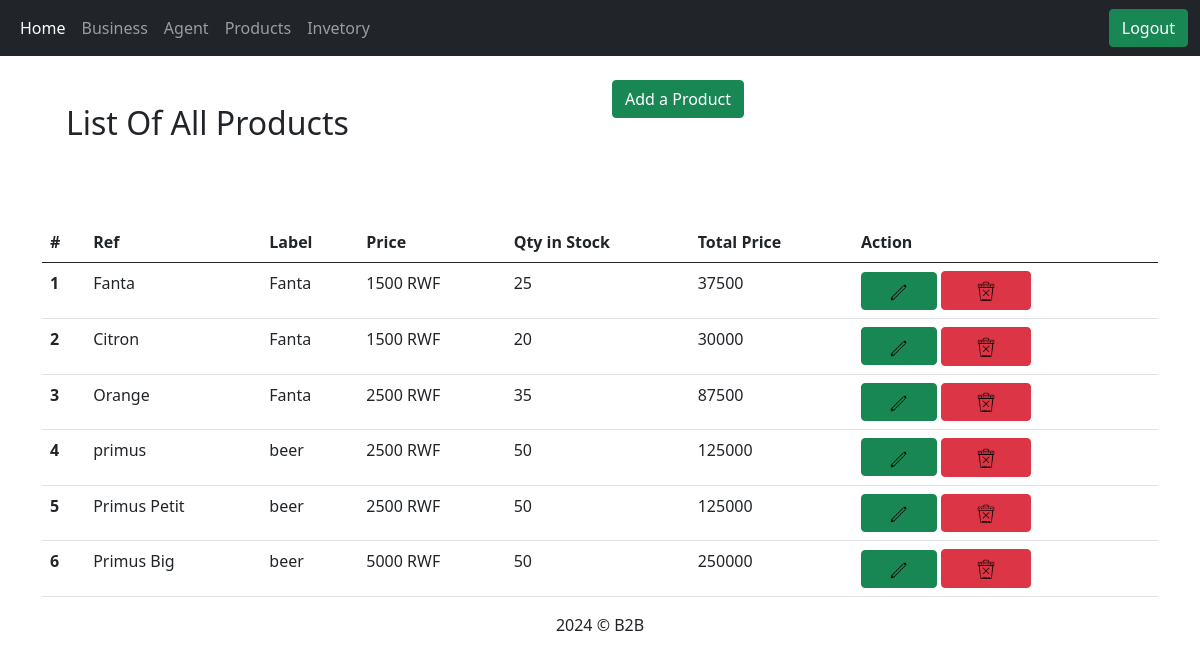
Before: /products.php (signed in) with the older database file.
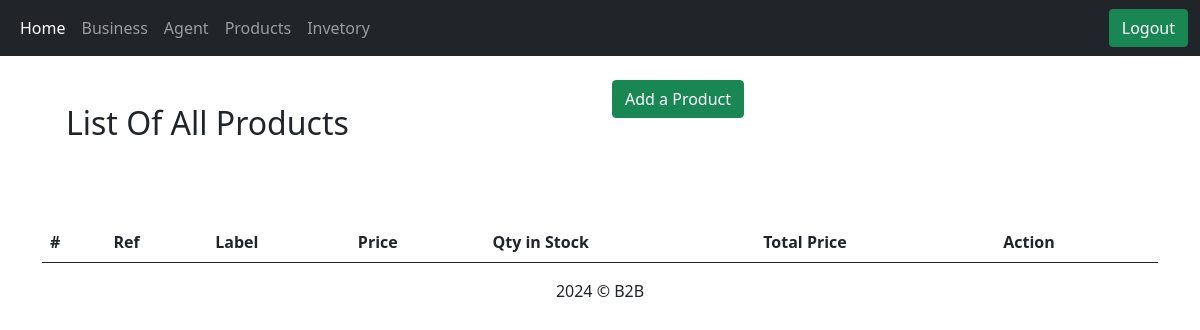
After: the same page with the newer database file.
### tables this page shows
CREATE TABLE `Product` (
  `rowid` int(11) NOT NULL,
  `ref` text NOT NULL,
  `label` text NOT NULL,
  `price` text NOT NULL,
  `qty` text NOT NULL
);

### request/showProduct.php (the view)
<?php
function getProduct($db){
    $getAgent = "select * from  Product ";
    $run_getAgent = mysqli_query($db, $getAgent);
    $p = 1;
    while ($row_getAgent = mysqli_fetch_assoc($run_getAgent)) {
        $Id = $row_getAgent['rowid'];
        $ref = $row_getAgent['ref'];
        $label = $row_getAgent['label'];
        $qty = $row_getAgent['qty'];
        $Price = $row_getAgent['price'];
        echo '
            <tr class="tbl_tr">
            <th scope="row">'.$p.'</th>
            <td>'.$ref.'</td>
            <td>'.$label.'</td>
            <td>'.$Price.' RWF</td>
            <td>'.$qty.'</td>
            <td>'.$Price * $qty.'</td>
            <td>
             <a href="./products.php?action=edit-product&page=Products&id='.$Id.'" class="btn btn-success">
             <img id="" value="" class="side_logo" src="./public/icon/icons8-edit-50.png" alt="">
             </a>
             <a href="../routes/edit_user.php?delAgent_ID='.$Id.'" class="btn btn-danger">
             <img id="" value="" class="side_logo" src="./public/icon/icons8-delete-bin-64.png" alt="">
             </a>
             </td>
          </tr>
    ';
        $p ++;
    }
}

### views/header.php (shortened to what this page needs)
<!DOCTYPE html>
<html lang="en">
<head>
    <link rel="stylesheet" href="./public/css/login.css">
    <link rel="stylesheet" href="./public/css/main.css">
    <link href="https://cdn.jsdelivr.net/npm/bootstrap@5.0.2/dist/css/bootstrap.min.css" rel="stylesheet"
>
    <link rel="stylesheet" href="//cdn.datatables.net/1.13.6/css/jquery.dataTables.min.css">
</head>
<body>

### views/nav.php (shortened to what this page needs)
<?php
    require_once('./DB/con.php');
    $getUser = "select * from  Users where username='".$user."' ";
    $run_getUser = mysqli_query($conn, $getUser);
    $accountType = '';
    while ($row_getUser = mysqli_fetch_assoc($run_getUser)) {
        $accountType =  $row_getUser['accountType'];
    }
?>
<nav class="navbar navbar-expand-lg navbar-dark bg-dark">
    <div class="container-fluid">
        <div class="collapse navbar-collapse" id="navbarSupportedContent">
            <ul class="navbar-nav me-auto mb-2 mb-lg-0">
                <li class="nav-item">
                    <a class="nav-link <?php $title == 'Home' ? print 'active' : print '' ?>" aria-current="page"
                        href="./">Home</a>
                </li>
                <li class="nav-item" style='<?php $accountType == '0' ? print 'display: none;' : print '' ?>'>
                    <a class="nav-link <?php $title == 'Business' ? print 'active' : print '' ?>" aria-current="page"
                        href="./business.php?page=Business">Business</a>
                </li>
                <li class="nav-item" style='<?php $accountType == '0' ? print 'display: none;' : print '' ?>'>
                    <a class="nav-link <?php $title == 'Agent' ? print 'active' : print '' ?>" aria-current="page"
                        href="./agent.php?page=Agent">Agent</a>
                </li>
                <li class="nav-item" style='<?php $accountType == '0' ? print 'display: none;' : print '' ?>'>
                    <a class="nav-link <?php $title == 'Products' ? print 'active' : print '' ?>" aria-current="page"
                        href="./products.php?page=Products">Products</a>
                </li>
                <li class="nav-item" style='<?php $accountType == '0' ? print 'display: none;' : print '' ?>'>
                    <a class="nav-link <?php $title == 'Inventory' ? print 'active' : print '' ?>" aria-current="page"
                        href="./stock.php?page=Inventory">Invetory</a>
                </li>
            </ul>
            <form class="d-flex">
                <button class="btn btn-success" id='logout-user' type="submit">Logout</button>
            </form>
        </div>
    </div>
</nav>

### products.php (shortened to what this page needs)
<?php require_once('./views/header.php') ?>
<?php
$user = '';
if(!isset($_COOKIE['user'])){
    header("Location: ./login.php");
}else{
    $user = $_COOKIE['user'];
}
?>
<?php require_once('./views/nav.php') ?>
<?php if(isset($_GET['action']) && $_GET['action'] == 'edit-product' ) { $productID = $_GET['id'] ?>
    <div class="container">
        <div class="row justify-content-around0">
            <div class="col mt-4">
                <h2 class='p-4'>Edit Product</h2>
            </div>
        </div>
        <?php
            $sql_e = "SELECT * FROM Product WHERE rowid='$productID'";
            $res_u = mysqli_query($conn, $sql_e);
            $row = mysqli_fetch_object($res_u);
        ?>
        <div class="row justify-content-around">
            <div class="col-6">
                        <ul id="msg_error_update_prod" class='text-center error_list'></ul>
                        <form>
                            <div class="mb-3">
                                <label for="login_username" class="form-label">Reference</label>
                                <input disabled value='<?php echo $row->ref ?>' type="email" class="form-control" id="update_prod_ref"
                                    aria-describedby="emailHelp">
                            </div>
                            <div class="mb-3">
                                <label for="login_username" class="form-label">Label</label>
                                <input value='<?php echo $row->label ?>' type="text" class="form-control" id="update_prod_label"
                                    aria-describedby="emailHelp">
                            </div>
                            <div class="mb-3">
                                <label for="login_username" class="form-label">Price</label>
                                <input value='<?php echo $row->price ?>' type="number" class="form-control" id="update_prod_price"
                                    placeholder='RWF'>
                            </div>
                            <div class="mb-3 text-center">
                                <a class='btn btn-danger' id='' href="./products.php?page=Products">Cancel </a>
                                <button class='btn btn-success' id='update_prod_btn' type="submit">Update Product</button>
                            </div>
                        </form>
                    </div>
                </div>
        </div>
    </div>
<?php } else { ?>
    <div class="container">
        <div class="row justify-content-around0">
            <div class="col mt-4">
                <h2 class='p-4'>List Of All Products</h2>
            </div>
            <div class="col mt-4">
                <button class='btn btn-success' data-bs-toggle="modal" data-bs-target="#addProduct">Add a Product</button>
            </div>
        </div>
        <div class="row mt-5">
            <?php require('./request/showProduct.php'); ?>
            <div class="col">
                <table class="table myTable_player">
                    <thead>
                        <tr>
                            <th scope="col">#</th>
                            <th scope="col">Ref</th>
                            <th scope="col">Label</th>
                            <th scope="col">Price</th>
                            <th scope="col">Qty in Stock</th>
                            <th scope="col">Total Price</th>
                            <th scope="col">Action</th>
                        </tr>
                    </thead>
                    <tbody>
                        <?php getProduct($conn); ?>
                    </tbody>
                </table>
            </div>
        </div>
    </div>
<?php } ?>
<?php require_once('./views/footer.php') ?>

### views/footer.php (shortened to what this page needs)
<div class="container">
    <div class="row">
        <div class="col text-center">
            <?php print date('Y') ?> &copy; B2B
        </div>
    </div>
</div>
</body>
</html>

### public/css/main.css (style rules this page uses)
.side_logo { width: 34%; }

Changed rows visible on the page:
removed product: ref "Fanta", label "Fanta", price "1500", qty "25", $Price * $qty "37500"
removed product: ref "Citron", label "Fanta", price "1500", qty "20", $Price * $qty "30000"
removed product: ref "Orange", label "Fanta", price "2500", qty "35", $Price * $qty "87500"
removed product: ref "primus", label "beer", price "2500", qty "50", $Price * $qty "125000"
removed product: ref "Primus Petit", label "beer", price "2500", qty "50", $Price * $qty "125000"
removed product: ref "Primus Big", label "beer", price "5000", qty "50", $Price * $qty "250000"
